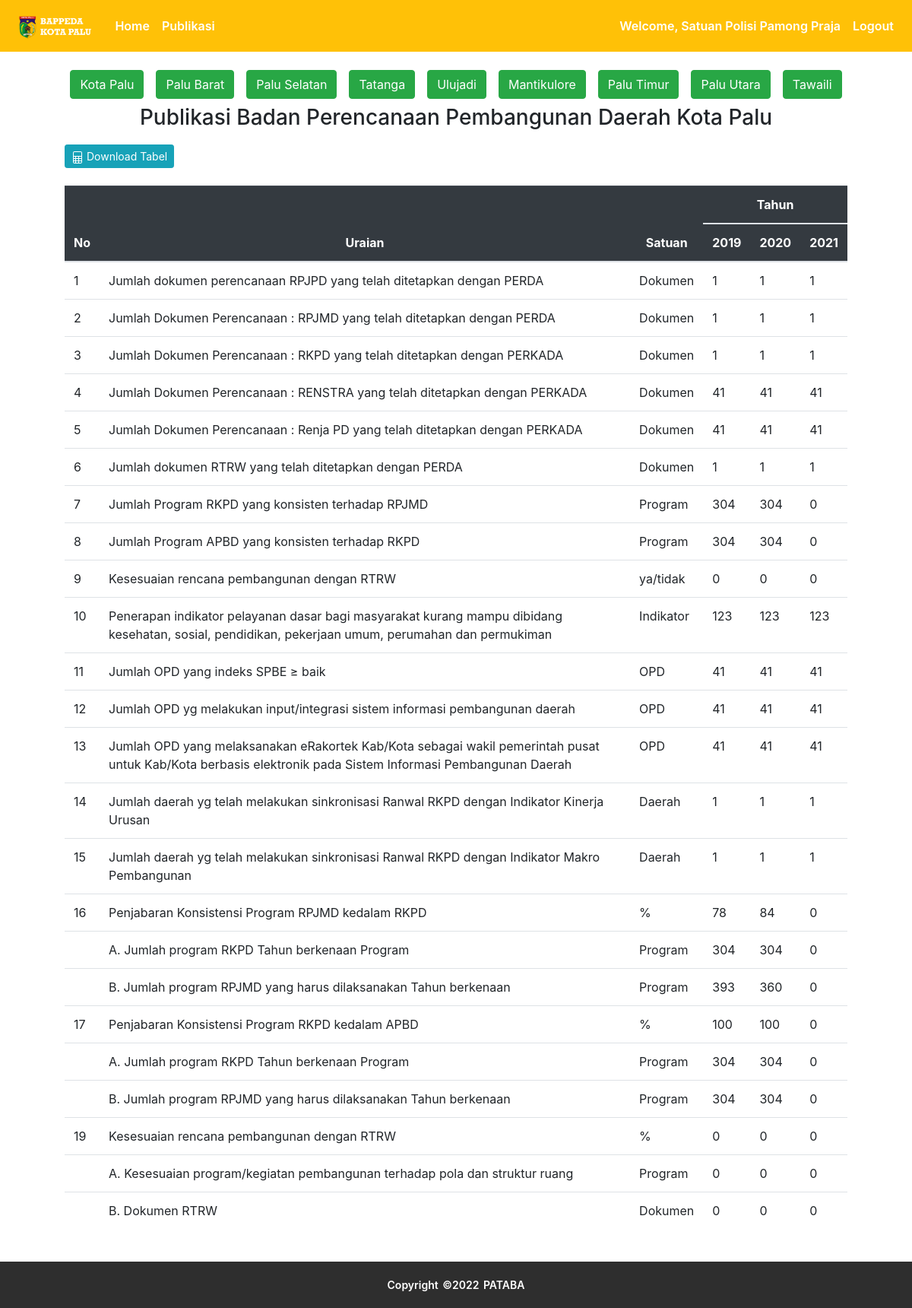
The page /publikasi/bappeda (signed in) on the database its author committed.
### publication/models.py (models this page shows, shortened)
class Users(db.Model, UserMixin):
  id = db.Column(db.Integer(), primary_key=True)
  email = db.Column(db.String(), unique=True, nullable=False)
  password_hash = db.Column(db.String(), nullable=False)
  name = db.Column(db.String(), nullable=False)
  role = db.Column(db.String(), nullable=False)
  officer_of_district = db.Column(db.Integer(), db.ForeignKey('districts.id'), nullable=True)
  officer_of_agency = db.Column(db.Integer(), db.ForeignKey('agencies.id'), nullable=True)
  @property
  def password(self):
    return self.password

class Bappeda(db.Model):
  id = db.Column(db.Integer(), primary_key=True)
  tahun = db.Column(db.String(length=4), nullable=False)
  u1 = db.Column(db.Float())
  u2 = db.Column(db.Float())
  u3 = db.Column(db.Float())
  u4 = db.Column(db.Float())
  u5 = db.Column(db.Float())
  u6 = db.Column(db.Float())
  u7 = db.Column(db.Float())
  u8 = db.Column(db.Float())
  u9 = db.Column(db.String())
  u10 = db.Column(db.Float())
  u11 = db.Column(db.Float())
  u12 = db.Column(db.Float())
  u13 = db.Column(db.Float())
  u14 = db.Column(db.Float())
  u15 = db.Column(db.Float())
  u16 = db.Column(db.Float())
  u17 = db.Column(db.Float())
  u18 = db.Column(db.Float())
  u19 = db.Column(db.Float())
  u20 = db.Column(db.Float())
  u21 = db.Column(db.Float())
  u22 = db.Column(db.Float())
  u23 = db.Column(db.Float())
  u24 = db.Column(db.Float())
  district_id = db.Column(db.Integer(), nullable=True)

### publication/bappeda/routes_bappeda.py (the view)
@app.route('/publikasi/bappeda')
def bappeda():
  data = Bappeda.query.filter_by(district_id=None).order_by(Bappeda.tahun).all()
  return render_template('bappeda/bappeda.html', data=data)

### publication/models.py (called while the page is built)
@login_manager.user_loader
def load_user(user_id):
    return Users.query.get(int(user_id))

### publication/templates/bappeda/bappeda.html (shortened to what this page needs)
{% extends 'base.html' %}
{% block content %}
  <div class="container">
    <div class="ket-tabel d-flex justify-content-center">
      <a href="{{ url_for('bappeda') }}" class="btn btn-success m-2">Kota Palu</a>
      <a href="{{ url_for('bappeda_kec', district_id=1) }}" class="btn btn-success m-2">Palu Barat</a>
      <a href="{{ url_for('bappeda_kec', district_id=2) }}" class="btn btn-success m-2">Palu Selatan</a>
      <a href="{{ url_for('bappeda_kec', district_id=3) }}" class="btn btn-success m-2">Tatanga</a>
      <a href="{{ url_for('bappeda_kec', district_id=4) }}" class="btn btn-success m-2">Ulujadi</a>
      <a href="{{ url_for('bappeda_kec', district_id=5) }}" class="btn btn-success m-2">Mantikulore</a>
      <a href="{{ url_for('bappeda_kec', district_id=6) }}" class="btn btn-success m-2">Palu Timur</a>
      <a href="{{ url_for('bappeda_kec', district_id=7) }}" class="btn btn-success m-2">Palu Utara</a>
      <a href="{{ url_for('bappeda_kec', district_id=8) }}" class="btn btn-success m-2">Tawaili</a>
    </div>
    <h3 class="text-center">Publikasi Badan Perencanaan Pembangunan Daerah Kota Palu</h3>
    <button class="btn btn-sm btn-info btn-download" onclick="exportTableToExcel('bappedaTable', 'tabel')">
      <span>
        Download Tabel
      </span>
    </button>
    <div class="table-responsive mb-5" style="padding: 5vh;">
      <table class="table" id="bappedaTable">
        <thead class="table-dark text-center">
          <tr>
            <th rowspan="2" scope="col">No</th>
            <th rowspan="2" scope="col">Uraian</th>
            <th rowspan="2" scope="col">Satuan</th>
            <th colspan="{{ data|length + 1 }}" scope="col" style="text-align: center">Tahun</th>
          </tr>
          <tr>
            {% for d in data %}
              <th>
                {{ d.tahun }}
              </th>
            {% endfor %}
          </tr>
        </thead>
        <tbody>
          <tr>
            <td>1</td>
            <td>Jumlah dokumen perencanaan RPJPD yang telah ditetapkan dengan PERDA</td>
            <td>Dokumen</td>
            {% for d in data %}
            <td>{{ d.u1 }}</td>
            {% endfor %}
          </tr>
          <tr>
            <td>2</td>
            <td>Jumlah Dokumen Perencanaan : RPJMD yang telah ditetapkan dengan PERDA</td>
            <td>Dokumen</td>
            {% for d in data %}
            <td>{{ d.u2 }}</td>
            {% endfor %}
          </tr>
          <tr>
            <td>3</td>
            <td>Jumlah Dokumen Perencanaan : RKPD yang telah ditetapkan dengan PERKADA</td>
            <td>Dokumen</td>
            {% for d in data %}
            <td>{{ d.u3 }}</td>
            {% endfor %}
          </tr>
          <tr>
            <td>4</td>
            <td>Jumlah Dokumen Perencanaan : RENSTRA yang telah ditetapkan dengan PERKADA</td>
            <td>Dokumen</td>
            {% for d in data %}
            <td>{{ d.u4 }}</td>
            {% endfor %}
          </tr>
          <tr>
            <td>5</td>
            <td>Jumlah Dokumen Perencanaan : Renja PD yang telah ditetapkan dengan PERKADA</td>
            <td>Dokumen</td>
            {% for d in data %}
            <td>{{ d.u5 }}</td>
            {% endfor %}
          </tr>
          <tr>
            <td>6</td>
            <td>Jumlah dokumen RTRW yang telah ditetapkan dengan PERDA</td>
            <td>Dokumen</td>
            {% for d in data %}
            <td>{{ d.u6 }}</td>
            {% endfor %}
          </tr>
          <tr>
            <td>7</td>
            <td>Jumlah Program RKPD yang konsisten terhadap RPJMD</td>
            <td>Program</td>
            {% for d in data %}
            <td>{{ d.u7 }}</td>
            {% endfor %}
          </tr>
          <tr>
            <td>8</td>
            <td>Jumlah Program APBD yang konsisten terhadap RKPD</td>
            <td>Program</td>
            {% for d in data %}
            <td>{{ d.u8 }}</td>
            {% endfor %}
          </tr>
          <tr>
            <td>9</td>
            <td>Kesesuaian rencana pembangunan dengan RTRW</td>
            <td>ya/tidak</td>
            {% for d in data %}
            <td>{{ d.u9 }}</td>
            {% endfor %}
          </tr>
          <tr>
            <td>10</td>
            <td>Penerapan indikator pelayanan dasar bagi masyarakat kurang mampu dibidang kesehatan, sosial, pendidikan, pekerjaan umum, perumahan dan permukiman</td>
            <td>Indikator</td>
            {% for d in data %}
            <td>{{ d.u10 }}</td>
            {% endfor %}
          </tr>
          <tr>
            <td>11</td>
            <td>Jumlah OPD yang indeks SPBE ≥ baik</td>
            <td>OPD</td>
            {% for d in data %}
            <td>{{ d.u11 }}</td>
            {% endfor %}
          </tr>
          <tr>
            <td>12</td>
            <td>Jumlah OPD yg melakukan input/integrasi sistem informasi pembangunan daerah</td>
            <td>OPD</td>
            {% for d in data %}
            <td>{{ d.u12 }}</td>
            {% endfor %}
          </tr>
          <tr>
            <td>13</td>
            <td>Jumlah OPD yang melaksanakan eRakortek Kab/Kota sebagai wakil pemerintah pusat untuk Kab/Kota berbasis elektronik pada Sistem Informasi Pembangunan Daerah</td>
            <td>OPD</td>
            {% for d in data %}
            <td>{{ d.u13 }}</td>
            {% endfor %}
          </tr>
          <tr>
            <td>14</td>
            <td>Jumlah daerah yg telah melakukan sinkronisasi Ranwal RKPD dengan Indikator Kinerja Urusan</td>
            <td>Daerah</td>
            {% for d in data %}
            <td>{{ d.u14 }}</td>
            {% endfor %}
          </tr>
          <tr>
            <td>15</td>
            <td>Jumlah daerah yg telah melakukan sinkronisasi Ranwal RKPD dengan Indikator Makro Pembangunan</td>
            <td>Daerah</td>
            {% for d in data %}
            <td>{{ d.u15 }}</td>
            {% endfor %}
          </tr>
          <tr>
            <td>16</td>
            <td>Penjabaran Konsistensi Program RPJMD kedalam RKPD</td>
            <td>%</td>
            {% for d in data %}
            <td>{{ d.u16 }}</td>
            {% endfor %}
          </tr>
          <tr>
            <td></td>
            <td>A. Jumlah program RKPD Tahun berkenaan	Program</td>
            <td>Program</td>
            {% for d in data %}
            <td>{{ d.u17 }}</td>
            {% endfor %}
          </tr>
          <tr>
            <td></td>
            <td>B. Jumlah program RPJMD yang harus dilaksanakan Tahun berkenaan</td>
            <td>Program</td>
            {% for d in data %}
            <td>{{ d.u18 }}</td>
            {% endfor %}
          </tr>
          <tr>
            <td>17</td>
            <td>Penjabaran Konsistensi Program RKPD kedalam APBD</td>
            <td>%</td>
            {% for d in data %}
            <td>{{ d.u19 }}</td>
            {% endfor %}
          </tr>
          <tr>
            <td></td>
            <td>A. Jumlah program RKPD Tahun berkenaan	Program</td>
            <td>Program</td>
            {% for d in data %}
            <td>{{ d.u20 }}</td>
            {% endfor %}
          </tr>
          <tr>
            <td></td>
            <td>B. Jumlah program RPJMD yang harus dilaksanakan Tahun berkenaan</td>
            <td>Program</td>
            {% for d in data %}
            <td>{{ d.u21 }}</td>
            {% endfor %}
          </tr>
          <tr>
            <td>19</td>
            <td>Kesesuaian rencana pembangunan dengan RTRW</td>
            <td>%</td>
            {% for d in data %}
            <td>{{ d.u22 }}</td>
            {% endfor %}
          </tr>
          <tr>
            <td></td>
            <td>A. Kesesuaian program/kegiatan pembangunan terhadap pola dan struktur ruang</td>
            <td>Program</td>
            {% for d in data %}
            <td>{{ d.u23 }}</td>
            {% endfor %}
          </tr>
          <tr>
            <td></td>
            <td>B. Dokumen RTRW</td>
            <td>Dokumen</td>
            {% for d in data %}
            <td>{{ d.u24 }}</td>
            {% endfor %}
          </tr>
        </tbody>
      </table>
    </div>
  </div>
{% endblock %}

### publication/templates/base.html (shortened to what this page needs)
<!doctype html>
<html lang="en">
  <head>
    <link rel="stylesheet" href="https://cdn.jsdelivr.net/npm/bootstrap@4.5.3/dist/css/bootstrap.min.css">
    <link rel="stylesheet" href="https://unpkg.com/swiper/swiper-bundle.min.css"/>
    <link rel="stylesheet" href="{{ url_for('static', filename='css/style_agi.css') }}">
    <link rel="stylesheet" href="{{ url_for('static', filename='css/footer.css') }}">
  </head>
  <body>
    <nav class="navbar navbar-expand-md navbar-dark bg-warning my-navbar">
      <a class="navbar-brand" href="#">
        <img src="{{ url_for('static', filename='img/logo.png') }}" alt="" height="39px" class="d-inline-block align-text-top">
      </a>
        <div class="collapse navbar-collapse" id="navbarNav">
          <ul class="navbar-nav mr-auto">
            <li class="nav-item active">
                <a class="nav-link fw-bold" href="{{ url_for('home_page') }}">Home <span class="sr-only">(current)</span></a>
            </li>
            <li class="nav-item active">
              <a class="nav-link" href="{{ url_for('publikasi_page') }}">Publikasi</a>
            </li>
          </ul>
          {% if current_user.is_authenticated %}
            <ul class="navbar-nav">
              <li class="nav-item active">
                  <a class="nav-link">Welcome, {{ current_user.name }}</a>
              </li>
              <li class="nav-item active">
                  <a class="nav-link" href="{{ url_for('logout_page') }}">Logout</a>
              </li>
            </ul>
          {% else %}
            <ul class="navbar-nav">
              <li class="nav-item active">
                  <a class="nav-link" href="{{ url_for('login_page') }}">Login</a>
              </li>
            </ul>
          {% endif %}
        </div>
    </nav>
    {% block content %}
    {% endblock %}
    <footer>
      <div class="footer-bottom">
            Copyright &copy;2022 PATABA
      </div>
    </footer>
  </body>
</html>

### publication/static/css/style_agi.css (style rules this page uses)
nav { font-weight: 600; }
.btn-download { margin-left: 40px; margin-bottom: -25px; }

### publication/static/css/footer.css (style rules this page uses)
footer { position: fixed; left: 0; right: 0; bottom: 0; background-color: rgb(46, 46, 46); height: auto; width: auto; padding: 20px; font-size: 12px; color: white; font-weight: 600; }
.footer-bottom { font-size: 14px; word-spacing: 2px; text-align: center; text-transform: capitalize; }

### rows shown on the page
Users: name "Satuan Polisi Pamong Praja"
Bappeda: tahun "2019", u1 "1", u2 "1", u3 "1", u4 "41", u5 "41", u6 "1", u7 "304", u8 "304", u9 "0", u10 "123", u11 "41", u12 "41", u13 "41", u14 "1", u15 "1", u16 "78", u17 "304", u18 "393", u19 "100", u20 "304", u21 "304", u22 "0", u23 "0", u24 "0"
Bappeda: tahun "2020", u1 "1", u2 "1", u3 "1", u4 "41", u5 "41", u6 "1", u7 "304", u8 "304", u9 "0", u10 "123", u11 "41", u12 "41", u13 "41", u14 "1", u15 "1", u16 "84", u17 "304", u18 "360", u19 "100", u20 "304", u21 "304", u22 "0", u23 "0", u24 "0"
Bappeda: tahun "2021", u1 "1", u2 "1", u3 "1", u4 "41", u5 "41", u6 "1", u7 "0", u8 "0", u9 "0", u10 "123", u11 "41", u12 "41", u13 "41", u14 "1", u15 "1", u16 "0", u17 "0", u18 "0", u19 "0", u20 "0", u21 "0", u22 "0", u23 "0", u24 "0"
